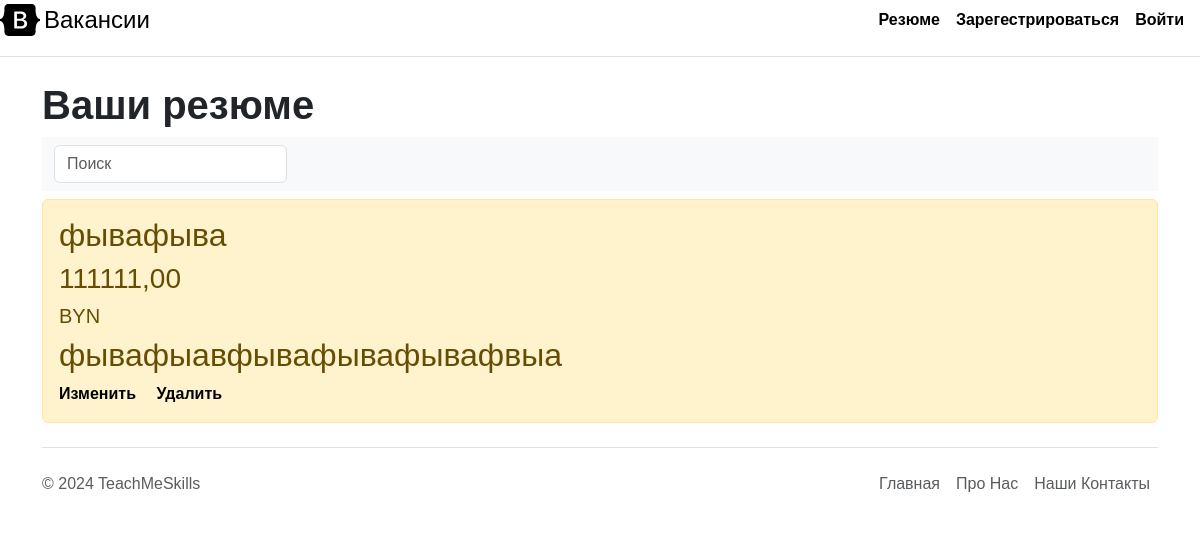
/summary, run on an earlier commit of the app's database.
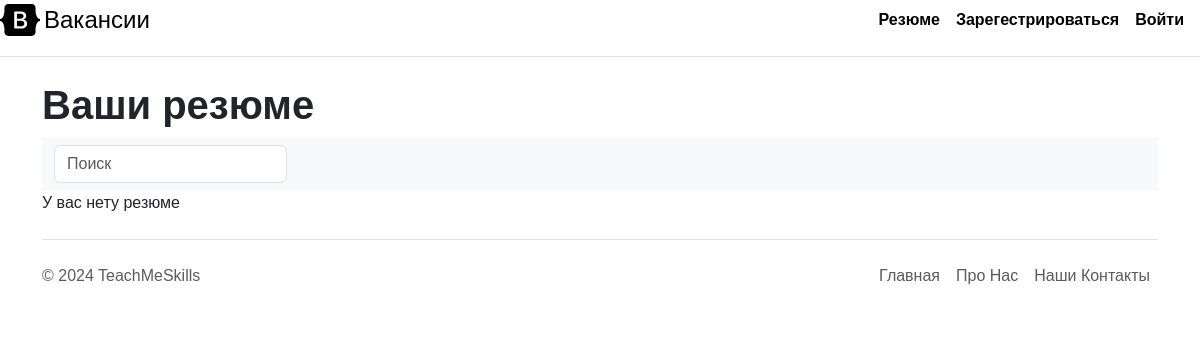
And on a later commit of the database.
### main/models.py (models this page shows, shortened)
class Summary(models.Model):
    proffesion = models.CharField('Проффесия', max_length=50)
    salary = models.DecimalField('Зарплата', max_digits=10, decimal_places=2, null=True)
    currency = models.CharField('Валюта', max_length=5, null=True)
    description = models.TextField('Описание')
    author = models.ForeignKey(User, on_delete=models.CASCADE)

### main/views.py (the view)
# urls.py: path('summary', views.summary_list, name='summary'),
def summary_list(request):
    summaries = Summary.objects.all()
    return render(request, 'main/summary.html', {'title': 'Резюме', 'summaries': summaries})

### main/templates/main/summary.html (shortened to what this page needs)
{% extends 'main/base.html' %}
{% block content %}
  <h1><b>Ваши резюме</b></h1>
<nav class="navbar navbar-light bg-body-tertiary">
  <div class="container-fluid">
    <form class="d-flex input-group w-auto">
      <input
        type="search"
        class="form-control rounded"
        placeholder="Поиск"
        aria-label="Search"
        aria-describedby="search-addon"
      />
      <span class="input-group-text border-0" id="search-addon">
      </span>
    </form>
  </div>
</nav>
    {% if summaries %}
        {% for el in summaries %}
            <div class="alert alert-warning mt-2">
                <h2>{{ el.proffesion }}</h2>
                <h3>{{ el.salary }}</h3>
                <h5>{{ el.currency }}</h5>
                <h2>{{ el.description }}</h2>
                <a class="me-3 py-2 link-body-emphasis text-decoration-none" href="{% url 'update-summary' summary_id=el.id %}"><b>Изменить</b></a>
                <a class="me-3 py-2 link-body-emphasis text-decoration-none" href="{% url 'delete-summary' summary_id=el.id %}"><b>Удалить</b></a>
            </div>
        {% endfor %}
    {% else %}
        <p>У вас нету резюме</p>
    {% endif %}
{% endblock %}

What changed in the data, as far as the page shows it:
removed Summary: proffesion "фывафыва", salary "111111,00", currency "BYN", description "фывафыавфывафывафывафвыа"
Also different on the page:
text now shown: "У вас нету резюме"
